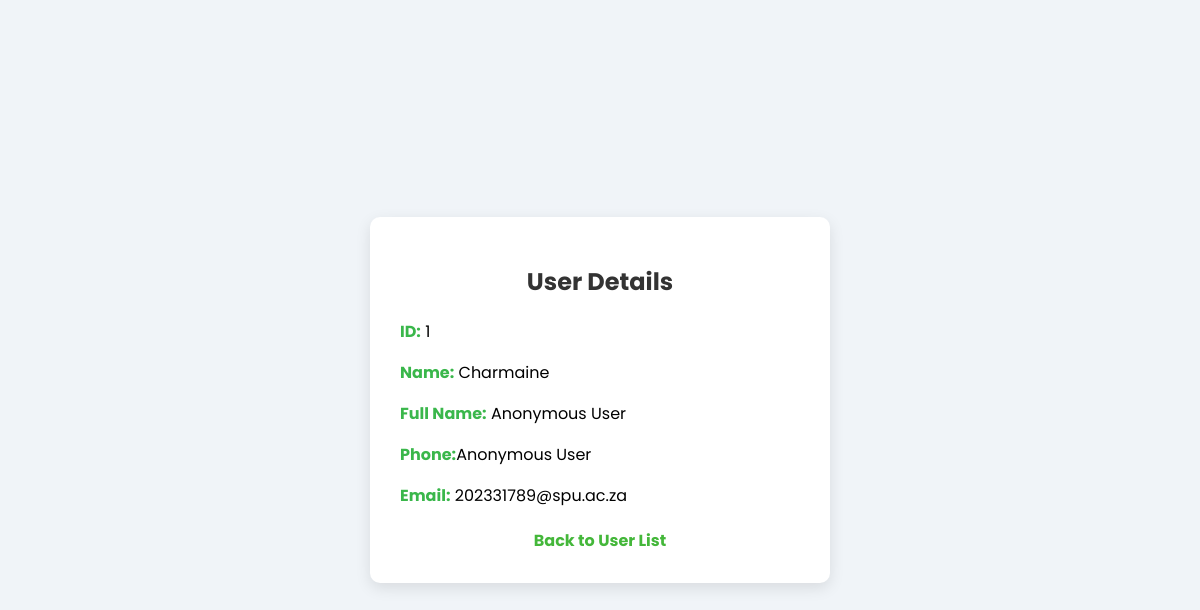
The page /user/1/ on the database its author committed.
### Ecoswap/models.py (models this page shows, shortened)
class CustomUser(AbstractUser):
    theme = models.CharField(max_length=20, default='light')
    address = models.CharField(max_length=255, blank=True, null=True)
    nickname = models.CharField(max_length=50, blank=True, null=True)
    full_name = models.CharField(max_length=100)
    phone_number = models.CharField(max_length=15)
    alternative_phone_number = models.CharField(max_length=15, blank=True, null=True)
    GENDER_CHOICES = [
        ('M', 'Male'),
        ('F', 'Female'),
        ('O', 'Other'),
    ]
    gender = models.CharField(max_length=1, choices=GENDER_CHOICES)
    objects = CustomUserManager()

### Ecoswap/views.py (the view)
# urls.py: path('user/<int:id>/', views.user_details, name='user_details'),
def user_details(request, id):
    user = get_object_or_404(User, id=id)
    return render(request, 'admin/user_details.html', {'user': user})

### Ecoswap/templates/admin/user_details.html (shortened to what this page needs)
{% load static %}
<!DOCTYPE html>
<html lang="en">
<head>
</head>
<body>
<div class="container">
    <h1>User Details</h1>
    <div class="details">
        <p><span>ID:</span> {{ user.id }}</p>
        <p><span>Name:</span> {{ user.username }}</p>
        <p><span>Full Name:</span> {{ user.full_name }}</p>
        <p><span>Phone:</span>{{user.phone_number}}</p>
        <p><span>Email:</span> {{ user.email }}</p>
    </div>
    <div class="back-link">
        <a href="{% url 'manage_user' %}">Back to User List</a>
    </div>
</div>
</body>
</html>

### Ecoswap/templates/admin/user_details.html (style rules this page uses)
body { font-family: 'Poppins', sans-serif; background-color: #f0f4f8; margin: 0; padding: 0; display: flex; justify-content: center; align-items: center; height: 100vh; }
.container { background-color: #fff; padding: 30px; border-radius: 10px; box-shadow: 0px 5px 15px rgba(0, 0, 0, 0.1); width: 400px; }
.container h1 { font-size: 24px; margin-bottom: 20px; color: #333; text-align: center; }
.details { margin-bottom: 20px; }
.details p { margin-bottom: 10px; font-size: 16px; }
.details p span { font-weight: bold; color: #3ab74b; }
.back-link { text-align: center; }
.back-link a { text-decoration: none; color: #44b73a; font-weight: bold; }

### rows shown on the page
CustomUser: id "1", username "Charmaine", full_name "Anonymous User", phone_number "Anonymous User", email "202331789@spu.ac.za"
